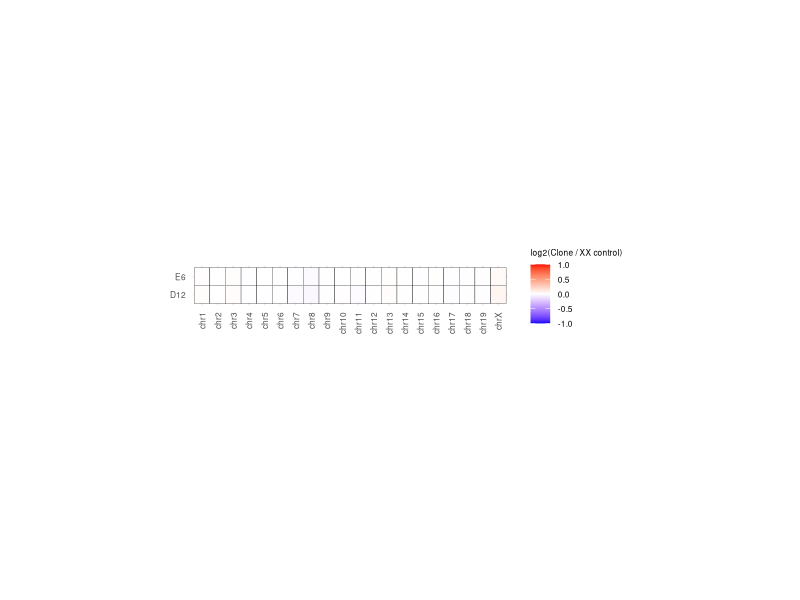

R code for this plot:
## qPCR Analysis
## Nelly Kanata ~ OWL Schulz
## Script from Melissa Bothe
## Created: 30.04.2026
## Modified: 30.04.2026

library(tidyverse)
library(magrittr)
library(ggpubr)
library(egg)

setwd("./")

theme_set(theme_minimal() + 
            theme(legend.text = element_text(size = 6), 
                  plot.title = element_text(size = 8),
                  axis.line = element_blank(), axis.text = element_text(size = 6),
                  axis.text.x = element_text(angle = 45, vjust = 1, hjust=1),
                  axis.title = element_text(size = 6), strip.text = element_text(size = 6),
                  strip.background = element_blank(), legend.title = element_text(size=6)))


# Define basic functions
div_fun <- function(a,b) {
  log2(a / b)
}

sum_fun <- function(a) {
  a / sum(a)
}


# Read-in counts
counts <- read.delim("./fig_data/karyotyping_reads.txt")
control <- "SC02_A3_con"

# Normalize to control
karyo_df <- counts %>%
  select(-start, -end) %>% 
  mutate_at(vars(-chr), ~sum_fun(.)) %>%
  mutate_at(vars(-chr, -!!sym(control)), ~div_fun(., !!sym(control)))  %>%
  select(-!!sym(control)) %>%
  pivot_longer(-chr, names_to = "line", values_to = "normed")

# Order chromosomes
karyo_df$chr <- factor(karyo_df$chr, levels = unique(karyo_df$chr))
karyo_df$line <- gsub("SC106_", "", karyo_df$line)

# Plot the heatmap
heatmap_plot <- ggplot(karyo_df, aes(x = chr, y = line, fill = normed)) +
  geom_tile(color = "black") +
  scale_fill_gradient2(low = "blue", high = "red", mid = "white", midpoint = 0, limits = c(-1, 1)) +
  labs(fill = "log2(Clone / XX control)") +
  theme(axis.text.x = element_text(angle = 90, vjust = 0.5, hjust = 1),  # Rotate x-axis labels
        axis.title.x = element_blank(),
        axis.title.y = element_blank())+
  theme(legend.key.width=unit(0.5,"cm"),
        legend.key.height =unit(0.3,"cm"))



fix <- set_panel_size(heatmap_plot, height = unit(1, "cm"), width = unit(8, "cm"))
grid.arrange(fix)


ggsave("./Figures/karyotyping_heatmap_plot.pdf", fix, dpi = 300)
